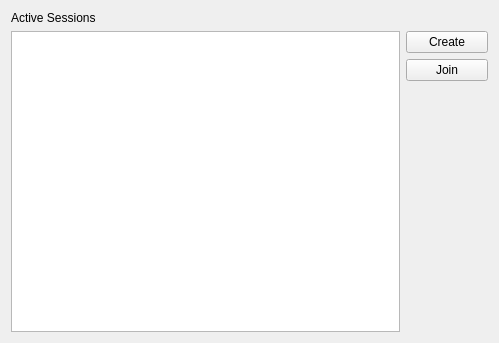
<ui version="4.0" >
 <class>SessionManager</class>
 <widget class="QWidget" name="SessionManager" >
  <property name="geometry" >
   <rect>
    <x>0</x>
    <y>0</y>
    <width>499</width>
    <height>343</height>
   </rect>
  </property>
  <property name="windowTitle" >
   <string>Form</string>
  </property>
  <layout class="QVBoxLayout" name="verticalLayout_2" >
   <item>
    <widget class="QLabel" name="label" >
     <property name="text" >
      <string>Active Sessions</string>
     </property>
    </widget>
   </item>
   <item>
    <layout class="QHBoxLayout" name="horizontalLayout" >
     <item>
      <widget class="QListWidget" name="sessionListWidget" >
       <property name="sortingEnabled" >
        <bool>true</bool>
       </property>
      </widget>
     </item>
     <item>
      <layout class="QVBoxLayout" name="verticalLayout" >
       <item>
        <widget class="QPushButton" name="sessionNewButton" >
         <property name="text" >
          <string>Create</string>
         </property>
        </widget>
       </item>
       <item>
        <widget class="QPushButton" name="sessionJoinButton" >
         <property name="text" >
          <string>Join</string>
         </property>
        </widget>
       </item>
       <item>
        <spacer name="verticalSpacer" >
         <property name="orientation" >
          <enum>Qt::Vertical</enum>
         </property>
         <property name="sizeHint" stdset="0" >
          <size>
           <width>82</width>
           <height>168</height>
          </size>
         </property>
        </spacer>
       </item>
      </layout>
     </item>
    </layout>
   </item>
  </layout>
 </widget>
 <resources/>
 <connections/>
</ui>
